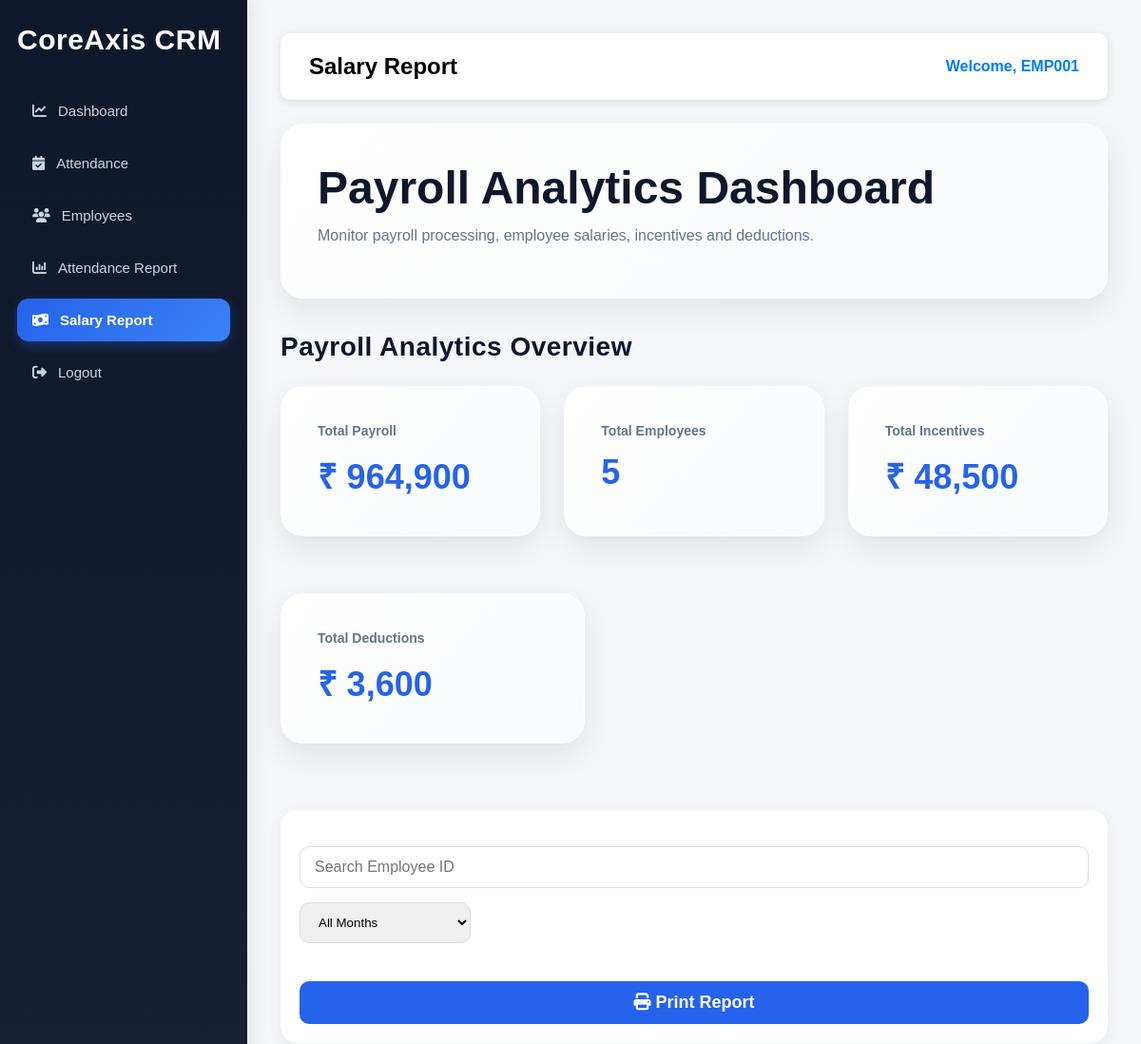
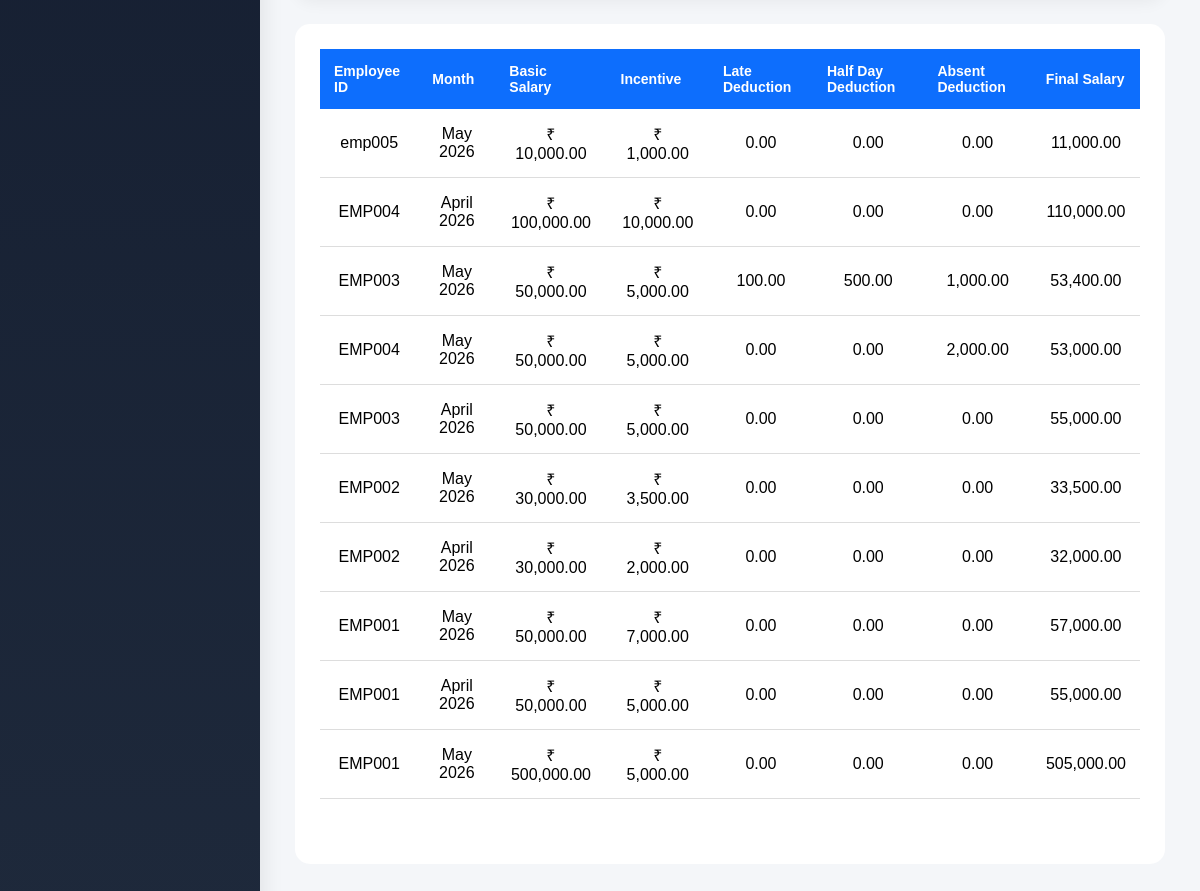
The page /salary_report.php (signed in) on the database its author committed (2 pictures, top to bottom).
### tables this page shows
CREATE TABLE `salaries` (
  `id` int(11) NOT NULL,
  `employee_id` varchar(20) DEFAULT NULL,
  `salary_month` varchar(20) DEFAULT NULL,
  `basic_salary` decimal(10,2) DEFAULT NULL,
  `incentive` decimal(10,2) DEFAULT NULL,
  `late_deduction` decimal(10,2) DEFAULT NULL,
  `halfday_deduction` decimal(10,2) DEFAULT NULL,
  `final_salary` decimal(10,2) DEFAULT NULL,
  `absent_deduction` decimal(10,2) DEFAULT NULL,
  `created_at` timestamp NOT NULL DEFAULT current_timestamp(),
  `payment_status` varchar(20) DEFAULT 'Paid',
  `payment_date` date DEFAULT NULL
);

### salary_report.php (the view, shortened to what this page needs)
<?php
include 'includes/db.php';
?>
<!DOCTYPE html>
<html>
<head>
    <link rel="stylesheet" href="css/style.css">
    <link rel="stylesheet" href="https://cdnjs.cloudflare.com/ajax/libs/font-awesome/6.5.1/css/all.min.css">
</head>
<body>
    <div class="main-container">
        <div class="sidebar">
            <h2>CoreAxis CRM</h2>
            <a href="dashboard.php">
                <i class="fa-solid fa-chart-line"></i>
                Dashboard
            </a>
            <a href="attendance.php">
                <i class="fa-solid fa-calendar-check"></i>
                Attendance
            </a>
            <a href="employees.php">
                <i class="fa-solid fa-users"></i>
                Employees
            </a>
            <a href="attendance_report.php">
                <i class="fa-solid fa-chart-column"></i>
                Attendance Report
            </a>
            <a href="salary_report.php" class="active">
                <i class="fa-solid fa-money-bill-wave"></i>
                Salary Report
            </a>
            <a href="logout.php">
                <i class="fa-solid fa-right-from-bracket"></i>
                Logout
            </a>
        </div>
        <div class="content">
            <div class="topbar">
                <div class="topbar-left">
                    <h2>
                        Salary Report
                    </h2>
                </div>
                <div class="topbar-right">
                    <div class="profile-box">
                        Welcome,
                        <?php echo $_SESSION['employee_id']; ?>
                    </div>
                </div>
            </div>
            <div class="welcome-box">
                <h1>
                    Payroll Analytics Dashboard
                </h1>
                <p>
                    Monitor payroll processing,
                    employee salaries,
                    incentives and deductions.
                </p>
            </div>
            <?php
            $total_salary_query =
                "SELECT SUM(final_salary) AS total_salary
FROM salaries";
            $total_salary_result =
                mysqli_query($conn, $total_salary_query);
            $total_salary_row =
                mysqli_fetch_assoc($total_salary_result);
            $total_salary =
                $total_salary_row['total_salary'];
            $total_employee_query =
                "SELECT COUNT(DISTINCT employee_id) AS total_employees
FROM salaries";
            $total_employee_result =
                mysqli_query($conn, $total_employee_query);
            $total_employee_row =
                mysqli_fetch_assoc($total_employee_result);
            $total_employees =
                $total_employee_row['total_employees'];
            $total_incentive_query =
                "SELECT SUM(incentive)
AS total_incentive
FROM salaries";
            $total_incentive_result =
                mysqli_query(
                    $conn,
                    $total_incentive_query
                );
            $total_incentive_row =
                mysqli_fetch_assoc(
                    $total_incentive_result
                );
            $total_incentive =
                $total_incentive_row['total_incentive'];
            $total_deduction_query =
                "SELECT
SUM(
late_deduction
+
halfday_deduction
+
absent_deduction
)
AS total_deduction
FROM salaries";
            $total_deduction_result =
                mysqli_query(
                    $conn,
                    $total_deduction_query
                );
            $total_deduction_row =
                mysqli_fetch_assoc(
                    $total_deduction_result
                );
            $total_deduction =
                $total_deduction_row['total_deduction'];
            ?>
            <h2 class="section-title">
                Payroll Analytics Overview
            </h2>
            <div class="stats-box">
                <div class="card">
                    <span class="card-title">
                        Total Payroll
                    </span>
                    <div class="card-value">
                        ₹ <?php echo number_format($total_salary); ?>
                    </div>
                </div>
                <div class="card">
                    <span class="card-title">
                        Total Employees
                    </span>
                    <div class="card-value">
                        <?php echo $total_employees; ?>
                    </div>
                </div>
                <div class="card">
                    <span class="card-title">
                        Total Incentives
                    </span>
                    <div class="card-value">
                        ₹
                        <?php echo number_format($total_incentive); ?>
                    </div>
                </div>
                <div class="card">
                    <span class="card-title">
                        Total Deductions
                    </span>
                    <div class="card-value">
                        ₹
                        <?php echo number_format($total_deduction); ?>
                    </div>
                </div>
            </div>
            <div class="filter-box">
                <div class="filter-form">
                    <input type="text" id="searchInput" placeholder="Search Employee ID">
                    <select id="monthFilter" onchange="filterMonth()">
                        <option value="">All Months</option>
                    </select>
                    <button type="button" onclick="window.print()" class="filter-btn">
                        <i class="fa fa-print"></i>
                        Print Report
                    </button>
                </div>
            </div>
            <div class="recent-table">
                <table class="report-table">
                    <thead>
                        <tr>
                            <th>Employee ID</th>
                            <th>Month</th>
                            <th>Basic Salary</th>
                            <th>Incentive</th>
                            <th>Late Deduction</th>
                            <th>Half Day Deduction</th>
                            <th>Absent Deduction</th>
                            <th>Final Salary</th>
                        </tr>
                    </thead>
                    <tbody>
                        <?php
                        $query = "SELECT * FROM salaries
ORDER BY id DESC";
                        $result = mysqli_query($conn, $query);
                        while ($row = mysqli_fetch_assoc($result)) {
                            ?>
                            <tr>
                                <td>
                                    <?php echo $row['employee_id']; ?>
                                </td>
                                <td>
                                    <?php echo $row['salary_month']; ?>
                                </td>
                                <td>
                                    ₹ <?php echo number_format($row['basic_salary'], 2); ?>
                                </td>
                                <td>
                                    ₹ <?php echo number_format($row['incentive'], 2); ?>
                                </td>
                                <td>
                                    <?php echo number_format($row['late_deduction'], 2); ?>
                                </td>
                                <td>
                                    <?php echo number_format($row['halfday_deduction'], 2); ?>
                                </td>
                                <td>
                                    <?php echo number_format($row['absent_deduction'], 2); ?>
                                </td>
                                <td>
                                    <?php echo number_format($row['final_salary'], 2); ?>
                                </td>
                            </tr>
                        <?php } ?>
                    </tbody>
                </table>
            </div>
            <br><br>
        </div>
</body>
</html>

### css/style.css (style rules this page uses)
body { margin: 0 !important; }
* { margin: 0; padding: 0; box-sizing: border-box; font-family: Arial, sans-serif; }
input { width: 100%; padding: 15px; margin-top: 18px; border: 1px solid #ccc; border-radius: 10px; font-size: 16px; }
button { width: 100%; padding: 15px; margin-top: 25px; background: #007bff; color: white; border: none; border-radius: 10px; font-size: 18px; cursor: pointer; transition: 0.3s; }
h2 { margin-bottom: 20px; }
table { width: 100%; border-collapse: collapse; background: white; margin-bottom: 40px; }
table th { background: #0d6efd; color: white; padding: 15px; text-align: center; }
table td { padding: 18px; text-align: center; border-bottom: 1px solid #ddd; }
table { width: 100%; border-collapse: collapse; background: #fff; }
table th { background: #1877f2; color: white; padding: 14px; font-size: 14px; }
table td { padding: 14px; border-bottom: 1px solid #ddd; text-align: center; }
.stats-box { display: flex; gap: 25px; margin-top: 25px; margin-bottom: 35px; flex-wrap: wrap; }
.card { flex: 1; min-width: 250px; max-width: 320px; background: linear-gradient(135deg, #ffffff, #f8fafc); padding: 28px; border-radius: 22px; box-shadow: 0px 10px 25px rgba(0, 0, 0, 0.08); text-align: left; transition: all 0.35s ease; position: relative; overflow: hidden; border: 1px solid rgba(255, 255, 255, 0.5); }
.topbar { height: 70px; background: white; display: flex; justify-content: space-between; align-items: center; padding: 0px 30px; box-shadow: 0px 2px 10px rgba(0, 0, 0, 0.1); border-radius: 10px; margin-bottom: 25px; }
.topbar h2 { margin: 0; }
.profile-box { font-weight: bold; color: #007bff; white-space: nowrap; }
.main-container { display: flex; }
.sidebar { width: 260px; min-height: 100vh; background: linear-gradient(180deg, #0f172a, #1e293b); padding: 25px 18px; box-sizing: border-box; box-shadow: 4px 0px 20px rgba(0, 0, 0, 0.08); position: sticky; top: 0; overflow-y: auto; }
.sidebar h2 { color: white; font-size: 30px; margin-bottom: 35px; font-weight: 700; letter-spacing: 0.5px; }
.sidebar a { display: flex; align-items: center; gap: 12px; color: #cbd5e1; text-decoration: none; padding: 14px 16px; margin-bottom: 10px; border-radius: 12px; font-size: 15px; font-weight: 500; transition: all 0.3s ease; }
.sidebar a.active { background: linear-gradient(135deg, #2563eb, #3b82f6); color: white; font-weight: 600; box-shadow: 0px 4px 12px rgba(37, 99, 235, 0.35); }
.content { flex: 1; padding: 35px; width: 100%; }
body { margin: 0; background: #f4f6f9; font-family: Arial; }
.welcome-box { background: white; padding: 25px; border-radius: 10px; box-shadow: 0px 0px 10px rgba(0, 0, 0, 0.1); margin-bottom: 30px; }
.card, .profile-card, .welcome-box { background: linear-gradient(135deg, #ffffff, #f8fafc); padding: 38px; border-radius: 24px; box-shadow: 0px 12px 30px rgba(0, 0, 0, 0.08); margin-bottom: 35px; position: relative; overflow: hidden; border: 1px solid rgba(255, 255, 255, 0.6); }
.welcome-box p { color: #64748b; font-size: 16px; margin-bottom: 18px; }
.topbar-left { display: flex; align-items: center; gap: 20px; }
.topbar-right { display: flex; align-items: center; gap: 25px; margin-left: auto; }
.section-title { font-size: 28px; font-weight: 700; color: #0f172a; margin-top: 20px; margin-bottom: 20px; letter-spacing: 0.5px; }
.filter-box { background: #fff; padding: 20px; border-radius: 18px; margin-bottom: 25px; box-shadow: 0 4px 15px rgba(0, 0, 0, 0.05); }
.filter-form { display: flex; gap: 15px; flex-wrap: wrap; align-items: center; }
.filter-form input, .filter-form select { padding: 12px 15px; border-radius: 10px; border: 1px solid #ddd; min-width: 180px; }
.filter-btn { background: #2563eb; color: white; border: none; padding: 12px 22px; border-radius: 10px; font-weight: 600; }
.recent-table { background: white; padding: 25px; border-radius: 15px; margin-top: 20px; }
.recent-table table { width: 100%; border-collapse: collapse; }
.recent-table th { background: #0d6efd; color: white; padding: 14px; text-align: left; }
.recent-table td { padding: 14px; border-bottom: 1px solid #ddd; }
.card-title { display: block; font-size: 14px; font-weight: 600; color: #64748b; margin-bottom: 15px; }
.card-value { font-size: 36px; font-weight: 700; color: #2563eb; }

### rows shown on the page
salaries: employee "emp005", salary_month "May 2026", basic_salary "10,000.00", incentive "1,000.00", late_deduction "0.00", halfday_deduction "0.00", absent_deduction "0.00", final_salary "11,000.00"
salaries: employee "EMP004", salary_month "April 2026", basic_salary "100,000.00", incentive "10,000.00", late_deduction "0.00", halfday_deduction "0.00", absent_deduction "0.00", final_salary "110,000.00"
salaries: employee "EMP003", salary_month "May 2026", basic_salary "50,000.00", incentive "5,000.00", late_deduction "100.00", halfday_deduction "500.00", absent_deduction "1,000.00", final_salary "53,400.00"
salaries: employee "EMP004", salary_month "May 2026", basic_salary "50,000.00", incentive "5,000.00", late_deduction "0.00", halfday_deduction "0.00", absent_deduction "2,000.00", final_salary "53,000.00"
salaries: employee "EMP003", salary_month "April 2026", basic_salary "50,000.00", incentive "5,000.00", late_deduction "0.00", halfday_deduction "0.00", absent_deduction "0.00", final_salary "55,000.00"
salaries: employee "EMP002", salary_month "May 2026", basic_salary "30,000.00", incentive "3,500.00", late_deduction "0.00", halfday_deduction "0.00", absent_deduction "0.00", final_salary "33,500.00"
salaries: employee "EMP002", salary_month "April 2026", basic_salary "30,000.00", incentive "2,000.00", late_deduction "0.00", halfday_deduction "0.00", absent_deduction "0.00", final_salary "32,000.00"
salaries: employee "EMP001", salary_month "May 2026", basic_salary "50,000.00", incentive "7,000.00", late_deduction "0.00", halfday_deduction "0.00", absent_deduction "0.00", final_salary "57,000.00"
salaries: employee "EMP001", salary_month "April 2026", basic_salary "50,000.00", incentive "5,000.00", late_deduction "0.00", halfday_deduction "0.00", absent_deduction "0.00", final_salary "55,000.00"
salaries: employee "EMP001", salary_month "May 2026", basic_salary "500,000.00", incentive "5,000.00", late_deduction "0.00", halfday_deduction "0.00", absent_deduction "0.00", final_salary "505,000.00"

### other values the page prints
$_SESSION['employee_id'] "EMP001"
$total_salary "964,900"
$total_employees "5"
$total_incentive "48,500"
$total_deduction "3,600"
